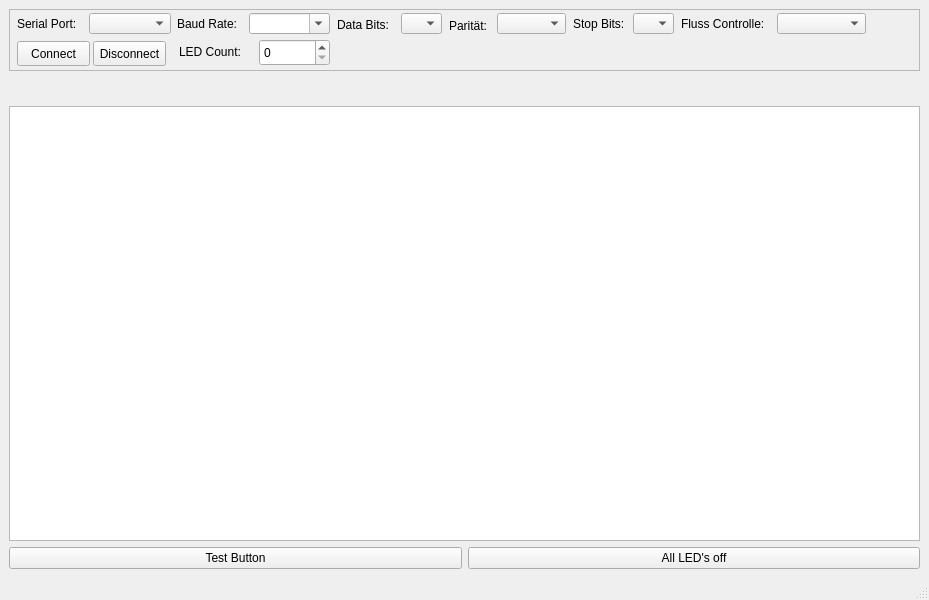
<?xml version="1.0" encoding="UTF-8"?>
<ui version="4.0">
 <class>MainWindow</class>
 <widget class="QMainWindow" name="MainWindow">
  <property name="geometry">
   <rect>
    <x>0</x>
    <y>0</y>
    <width>929</width>
    <height>600</height>
   </rect>
  </property>
  <property name="windowTitle">
   <string>MainWindow</string>
  </property>
  <widget class="QWidget" name="centralwidget">
   <layout class="QVBoxLayout" name="verticalLayout">
    <item>
     <widget class="QFrame" name="frame">
      <property name="minimumSize">
       <size>
        <width>0</width>
        <height>62</height>
       </size>
      </property>
      <property name="frameShape">
       <enum>QFrame::StyledPanel</enum>
      </property>
      <property name="frameShadow">
       <enum>QFrame::Raised</enum>
      </property>
      <widget class="QLabel" name="label">
       <property name="geometry">
        <rect>
         <x>8</x>
         <y>0</y>
         <width>81</width>
         <height>29</height>
        </rect>
       </property>
       <property name="text">
        <string>Serial Port:</string>
       </property>
      </widget>
      <widget class="QComboBox" name="ports">
       <property name="geometry">
        <rect>
         <x>80</x>
         <y>4</y>
         <width>82</width>
         <height>21</height>
        </rect>
       </property>
      </widget>
      <widget class="QLabel" name="label_2">
       <property name="geometry">
        <rect>
         <x>168</x>
         <y>0</y>
         <width>69</width>
         <height>29</height>
        </rect>
       </property>
       <property name="text">
        <string>Baud Rate:</string>
       </property>
      </widget>
      <widget class="QComboBox" name="baudrate">
       <property name="geometry">
        <rect>
         <x>240</x>
         <y>4</y>
         <width>81</width>
         <height>21</height>
        </rect>
       </property>
       <property name="editable">
        <bool>true</bool>
       </property>
      </widget>
      <widget class="QLabel" name="label_3">
       <property name="geometry">
        <rect>
         <x>328</x>
         <y>1</y>
         <width>61</width>
         <height>29</height>
        </rect>
       </property>
       <property name="text">
        <string>Data Bits:</string>
       </property>
      </widget>
      <widget class="QComboBox" name="data_bits">
       <property name="geometry">
        <rect>
         <x>392</x>
         <y>4</y>
         <width>41</width>
         <height>21</height>
        </rect>
       </property>
      </widget>
      <widget class="QLabel" name="label_4">
       <property name="geometry">
        <rect>
         <x>440</x>
         <y>4</y>
         <width>45</width>
         <height>25</height>
        </rect>
       </property>
       <property name="text">
        <string>Parität:</string>
       </property>
      </widget>
      <widget class="QPushButton" name="connect">
       <property name="geometry">
        <rect>
         <x>8</x>
         <y>32</y>
         <width>73</width>
         <height>25</height>
        </rect>
       </property>
       <property name="text">
        <string>Connect</string>
       </property>
      </widget>
      <widget class="QPushButton" name="disconnect">
       <property name="enabled">
        <bool>true</bool>
       </property>
       <property name="geometry">
        <rect>
         <x>84</x>
         <y>32</y>
         <width>73</width>
         <height>25</height>
        </rect>
       </property>
       <property name="text">
        <string>Disconnect</string>
       </property>
      </widget>
      <widget class="QComboBox" name="parity">
       <property name="geometry">
        <rect>
         <x>488</x>
         <y>4</y>
         <width>69</width>
         <height>21</height>
        </rect>
       </property>
      </widget>
      <widget class="QLabel" name="label_5">
       <property name="geometry">
        <rect>
         <x>564</x>
         <y>4</y>
         <width>57</width>
         <height>21</height>
        </rect>
       </property>
       <property name="text">
        <string>Stop Bits:</string>
       </property>
      </widget>
      <widget class="QComboBox" name="stop_bits">
       <property name="geometry">
        <rect>
         <x>624</x>
         <y>4</y>
         <width>41</width>
         <height>21</height>
        </rect>
       </property>
      </widget>
      <widget class="QLabel" name="label_6">
       <property name="geometry">
        <rect>
         <x>672</x>
         <y>4</y>
         <width>97</width>
         <height>21</height>
        </rect>
       </property>
       <property name="text">
        <string>Fluss Controlle:</string>
       </property>
      </widget>
      <widget class="QComboBox" name="flow_control">
       <property name="geometry">
        <rect>
         <x>768</x>
         <y>4</y>
         <width>89</width>
         <height>21</height>
        </rect>
       </property>
      </widget>
      <widget class="QSpinBox" name="led_count">
       <property name="geometry">
        <rect>
         <x>250</x>
         <y>30</y>
         <width>71</width>
         <height>27</height>
        </rect>
       </property>
       <property name="maximum">
        <number>1024</number>
       </property>
      </widget>
      <widget class="QLabel" name="label_7">
       <property name="geometry">
        <rect>
         <x>170</x>
         <y>35</y>
         <width>71</width>
         <height>16</height>
        </rect>
       </property>
       <property name="text">
        <string>LED Count:</string>
       </property>
      </widget>
     </widget>
    </item>
    <item>
     <layout class="QHBoxLayout" name="horizontalLayout">
      <item>
       <widget class="QLabel" name="serial_reciver_out">
        <property name="font">
         <font>
          <family>Noto Mono</family>
          <pointsize>15</pointsize>
         </font>
        </property>
        <property name="text">
         <string/>
        </property>
       </widget>
      </item>
     </layout>
    </item>
    <item>
     <layout class="QHBoxLayout" name="horizontalLayout_3">
      <item>
       <widget class="QTableWidget" name="led_table">
        <attribute name="verticalHeaderVisible">
         <bool>false</bool>
        </attribute>
       </widget>
      </item>
     </layout>
    </item>
    <item>
     <layout class="QHBoxLayout" name="horizontalLayout_2">
      <item>
       <widget class="QPushButton" name="TestButton">
        <property name="text">
         <string>Test Button</string>
        </property>
       </widget>
      </item>
      <item>
       <widget class="QPushButton" name="all_leds_off">
        <property name="text">
         <string>All LED's off</string>
        </property>
       </widget>
      </item>
     </layout>
    </item>
   </layout>
  </widget>
  <widget class="QMenuBar" name="menubar">
   <property name="geometry">
    <rect>
     <x>0</x>
     <y>0</y>
     <width>929</width>
     <height>23</height>
    </rect>
   </property>
  </widget>
  <widget class="QStatusBar" name="statusbar"/>
 </widget>
 <resources/>
 <connections/>
</ui>
